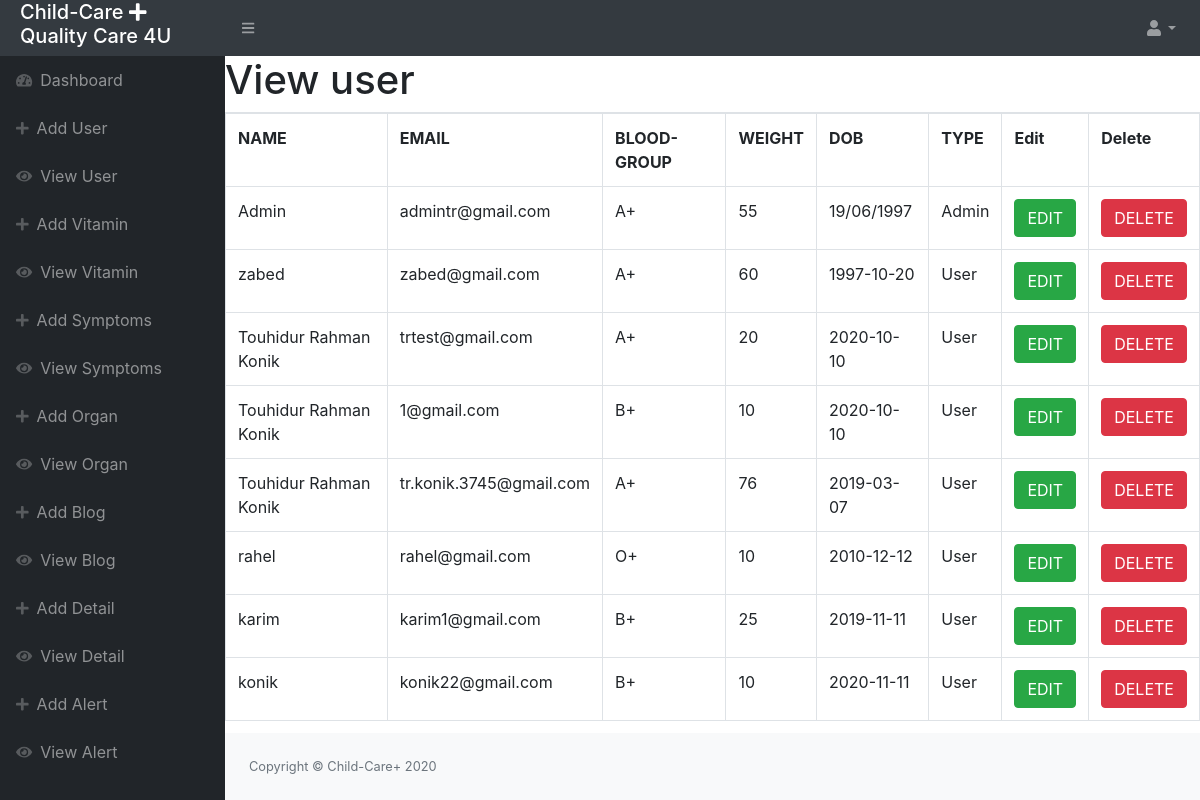
The app's page /child-care/index.php/admin/view_user with its own data.
### tables this page shows
CREATE TABLE `tbl_user` (
  `ID` int(255) NOT NULL,
  `NAME` varchar(255) NOT NULL,
  `EMAIL` varchar(255) NOT NULL,
  `PASSWORD` varchar(255) NOT NULL,
  `C-PASSWORD` varchar(255) NOT NULL,
  `BLOOD-GROUP` varchar(255) NOT NULL,
  `WEIGHT` varchar(255) NOT NULL,
  `DOB` varchar(255) NOT NULL,
  `TYPE` varchar(255) NOT NULL
);

### child-care/application/controllers/Admin.php (called while the page is built, shortened)
<?php
class Admin extends CI_Controller {
		public function view_user()
	{
		$data['title']='View User';
		$data['user']=$this->db->get("tbl_user")->result_array();
			$this->load->view('admin/inc/header');
			$this->load->view('admin/view-user',$data);
			$this->load->view('admin/inc/footer');
	}
}

### child-care/index.php (called while the page is built, shortened)
<?php
require_once BASEPATH.'core/CodeIgniter.php';

### child-care/application/views/admin/view-user.php (the view)
<div id="layoutSidenav_content">
                <main>
<div id="container">
<h1>View user</h1>
 <table class="table table-bordered" id="dataTable" width="100%" cellspacing="0">
<tr>
	<th>NAME</th>
	<th>EMAIL</th>
	<th>BLOOD-GROUP</th>
	<th>WEIGHT</th>
	<th>DOB</th>
	<th>TYPE</th>
	<th>Edit</th>
	<th>Delete</th>
</tr>
<?php
foreach ($user as $row) {
echo '<tr>';
echo '<td>'.$row['NAME'].'</td>';
echo '<td>'.$row['EMAIL'].'</td>';
echo '<td>'.$row['BLOOD-GROUP'].'</td>';
echo '<td>'.$row['WEIGHT'].'</td>';
echo '<td>'.$row['DOB'].'</td>';
echo '<td>'.$row['TYPE'].'</td>';
echo '<td><a href="'.base_url().'admin/edit-user/'.$row['ID'].'"><button class="btn btn-success">EDIT</button><a></td>';
echo '<td><a href="'.base_url().'admin/delete-user/'.$row['ID'].'"><button class="btn btn-danger">DELETE</button><a></td>';
echo '</tr>';
}
?>
</table>
</div>
      </main>

### child-care/application/views/admin/inc/header.php (shortened to what this page needs)
<!DOCTYPE html>
<html lang="en">
    <head>
        <link href="<?=base_url()?>assets/admin/css/styles.css" rel="stylesheet" />
        <link href="https://cdn.datatables.net/1.10.20/css/dataTables.bootstrap4.min.css" rel="stylesheet" />
    </head>
    <body class="sb-nav-fixed">
        <nav class="sb-topnav navbar navbar-expand navbar-dark bg-dark">
        <div class="logo p-1 mt-3" >
						<h1><a class="navbar-brand" href="<?=base_url()?>"><span>C</span>hild-Care <i class="fa fa-plus" aria-hidden="true"></i> <p>Quality Care 4U</p></a></h1>
					</div>
            <button class="btn btn-link btn-sm order-1 order-lg-0" id="sidebarToggle" href="#"><i class="fas fa-bars"></i></button>
            <ul class="navbar-nav ml-auto ml-md-0">
                <li class="nav-item dropdown">
                    <a class="nav-link dropdown-toggle" id="userDropdown" href="#" role="button" data-toggle="dropdown" aria-haspopup="true" aria-expanded="false"><i class="fas fa-user fa-fw"></i></a>
                </li>
            </ul>
        </nav>
        <div id="layoutSidenav">
            <div id="layoutSidenav_nav">
                <nav class="sb-sidenav accordion sb-sidenav-dark" id="sidenavAccordion">
                    <div class="sb-sidenav-menu">
                        <div class="nav">
                            <a class="nav-link" href="<?=base_url()?>Admin">
                                <div class="sb-nav-link-icon"><i class="fas fa-tachometer-alt"></i></div>
                                Dashboard
                            </a>
                             <a class="nav-link" href="<?=base_url()?>admin/add-user">
                                <div class="sb-nav-link-icon"><i class="fas fa-plus"></i></div>
                               Add User
                            </a>
                             <a class="nav-link" href="<?=base_url()?>admin/view-user">
                                <div class="sb-nav-link-icon"><i class="fas fa-eye"></i></div>
                               View User
                            </a>
                            <a class="nav-link" href="<?=base_url()?>admin/add-vitamin">
                                <div class="sb-nav-link-icon"><i class="fas fa-plus"></i></div>
                               Add Vitamin
                            </a>
                             <a class="nav-link" href="<?=base_url()?>admin/view-Vitamin">
                                <div class="sb-nav-link-icon"><i class="fas fa-eye"></i></div>
                               View Vitamin
                            </a>
                            <a class="nav-link" href="<?=base_url()?>admin/add-symptoms">
                                <div class="sb-nav-link-icon"><i class="fas fa-plus"></i></div>
                               Add Symptoms
                            </a>
                             <a class="nav-link" href="<?=base_url()?>admin/view-symptoms">
                                <div class="sb-nav-link-icon"><i class="fas fa-eye"></i></div>
                               View Symptoms
                            </a>
                            <a class="nav-link" href="<?=base_url()?>admin/add-organ">
                                <div class="sb-nav-link-icon"><i class="fas fa-plus"></i></div>
                               Add Organ
                            </a>
                             <a class="nav-link" href="<?=base_url()?>admin/view-organ">
                                <div class="sb-nav-link-icon"><i class="fas fa-eye"></i></div>
                               View Organ
                            </a>
                            <a class="nav-link" href="<?=base_url()?>admin/add-blog">
                                <div class="sb-nav-link-icon"><i class="fas fa-plus"></i></div>
                               Add Blog
                            </a>
                             <a class="nav-link" href="<?=base_url()?>admin/view-blog">
                                <div class="sb-nav-link-icon"><i class="fas fa-eye"></i></div>
                               View Blog
                            </a>
                            <a class="nav-link" href="<?=base_url()?>admin/add-detail">
                                <div class="sb-nav-link-icon"><i class="fas fa-plus"></i></div>
                               Add Detail
                            </a>
                             <a class="nav-link" href="<?=base_url()?>admin/view-detail">
                                <div class="sb-nav-link-icon"><i class="fas fa-eye"></i></div>
                               View Detail
                            </a>
                            <a class="nav-link" href="<?=base_url()?>admin/add-alert">
                                <div class="sb-nav-link-icon"><i class="fas fa-plus"></i></div>
                               Add Alert
                            </a>
                             <a class="nav-link" href="<?=base_url()?>admin/view-alert">
                                <div class="sb-nav-link-icon"><i class="fas fa-eye"></i></div>
                               View Alert
                            </a>
                        </div>
                    </div>
                </nav>
            </div>

### child-care/application/views/admin/inc/footer.php (shortened to what this page needs)
  <footer class="py-4 bg-light mt-auto">
                    <div class="container-fluid">
                        <div class="d-flex align-items-center justify-content-between small">
                            <div class="text-muted">Copyright &copy; Child-Care+ 2020</div>
                        </div>
                    </div>
                </footer>
            </div>
        </div>
    </body>
</html>

### records on screen
tbl_user: NAME "Admin", EMAIL "admintr@gmail.com", value "A+", WEIGHT "55", DOB "19/06/1997", TYPE "Admin"
tbl_user: NAME "zabed", EMAIL "zabed@gmail.com", value "A+", WEIGHT "60", DOB "1997-10-20", TYPE "User"
tbl_user: NAME "Touhidur Rahman Konik", EMAIL "trtest@gmail.com", value "A+", WEIGHT "20", DOB "2020-10-10", TYPE "User"
tbl_user: NAME "Touhidur Rahman Konik", EMAIL "1@gmail.com", value "B+", WEIGHT "10", DOB "2020-10-10", TYPE "User"
tbl_user: NAME "Touhidur Rahman Konik", EMAIL "tr.konik.3745@gmail.com", value "A+", WEIGHT "76", DOB "2019-03-07", TYPE "User"
tbl_user: NAME "rahel", EMAIL "rahel@gmail.com", value "O+", WEIGHT "10", DOB "2010-12-12", TYPE "User"
tbl_user: NAME "karim", EMAIL "karim1@gmail.com", value "B+", WEIGHT "25", DOB "2019-11-11", TYPE "User"
tbl_user: NAME "konik", EMAIL "konik22@gmail.com", value "B+", WEIGHT "10", DOB "2020-11-11", TYPE "User"
